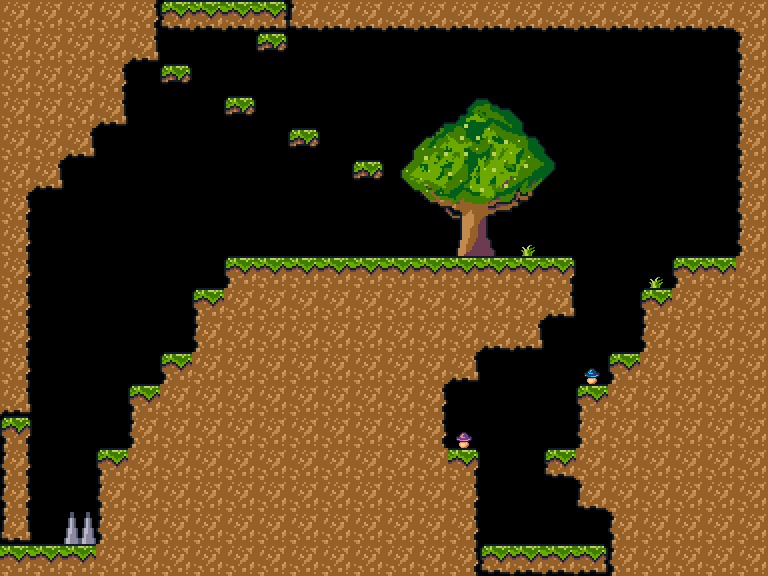

Rendered tile map (Tiled .tmx) drawn with the repository's tilesets; below, a short description and the map source with its tile grids summarised:
An orthogonal 24x18 tile map with 32x32 px tiles, 7 tile layers (platforms, blocks, decorations, hazards, ...) and 6 objects (2x red, playerSpawnLeft, playerSpawnUp, playerSpawnDown, playerSpawn).

<map version="1.5" tiledversion="1.6.0" orientation="orthogonal" renderorder="right-down" width="24" height="18" tilewidth="32" tileheight="32" infinite="0" nextlayerid="10" nextobjectid="8">
 <editorsettings>
  <export target="forestUpDownLeft.json" format="json" />
 </editorsettings>
 <tileset firstgid="1" name="forestTileset" tilewidth="32" tileheight="32" tilecount="144" columns="12">
  <image source="forestTileset.png" width="384" height="384" />
  <tile id="0">
   <properties>
    <property name="collides" type="bool" value="true" />
   </properties>
  </tile>
  <tile id="1">
   <properties>
    <property name="collides" type="bool" value="true" />
   </properties>
  </tile>
  <tile id="2">
   <properties>
    <property name="collides" type="bool" value="true" />
   </properties>
  </tile>
  <tile id="3">
   <properties>
    <property name="collides" type="bool" value="true" />
   </properties>
  </tile>
  <tile id="12">
   <properties>
    <property name="collides" type="bool" value="true" />
   </properties>
  </tile>
  <tile id="13">
   <properties>
    <property name="collides" type="bool" value="true" />
   </properties>
  </tile>
  <tile id="14">
   <properties>
    <property name="collides" type="bool" value="true" />
   </properties>
  </tile>
  <tile id="15">
   <properties>
    <property name="collides" type="bool" value="true" />
   </properties>
  </tile>
  <tile id="24">
   <properties>
    <property name="collides" type="bool" value="true" />
   </properties>
  </tile>
  <tile id="25">
   <properties>
    <property name="collides" type="bool" value="true" />
   </properties>
  </tile>
  <tile id="26">
   <properties>
    <property name="collides" type="bool" value="true" />
   </properties>
  </tile>
  <tile id="27">
   <properties>
    <property name="collides" type="bool" value="true" />
   </properties>
  </tile>
  <tile id="36">
   <properties>
    <property name="collides" type="bool" value="true" />
   </properties>
  </tile>
  <tile id="37">
   <properties>
    <property name="collides" type="bool" value="true" />
   </properties>
  </tile>
  <tile id="38">
   <properties>
    <property name="collides" type="bool" value="true" />
   </properties>
  </tile>
  <tile id="39">
   <properties>
    <property name="collides" type="bool" value="true" />
   </properties>
  </tile>
  <tile id="89">
   <properties>
    <property name="collides" type="bool" value="true" />
   </properties>
  </tile>
  <tile id="90">
   <properties>
    <property name="collides" type="bool" value="true" />
   </properties>
  </tile>
  <tile id="91">
   <properties>
    <property name="collides" type="bool" value="true" />
   </properties>
  </tile>
  <tile id="92">
   <properties>
    <property name="collides" type="bool" value="true" />
   </properties>
  </tile>
  <tile id="93">
   <properties>
    <property name="collides" type="bool" value="true" />
   </properties>
  </tile>
 </tileset>
 <layer id="7" name="platforms" width="24" height="18">
  <properties>
   <property name="collides" type="bool" value="true" />
  </properties>
  <data>[432 cells, 9 non-empty, 4 distinct tile ids]</data>
 </layer>
 <layer id="6" name="blocks" width="24" height="18">
  <properties>
   <property name="collides" type="bool" value="true" />
  </properties>
  <data>[432 cells, 218 non-empty, 10 distinct tile ids]</data>
 </layer>
 <layer id="9" name="decorations" width="24" height="18">
  <data>[432 cells, 31 non-empty, 30 distinct tile ids]</data>
 </layer>
 <layer id="8" name="hazards" width="24" height="18">
  <properties>
   <property name="collides" type="bool" value="true" />
  </properties>
  <data>[432 cells, 1 non-empty, 1 distinct tile ids]</data>
 </layer>
 <layer id="5" name="leftDoor" width="24" height="18">
  <properties>
   <property name="collides" type="bool" value="true" />
  </properties>
  <data>[432 cells, 4 non-empty, 3 distinct tile ids]</data>
 </layer>
 <layer id="4" name="downDoor" width="24" height="18">
  <properties>
   <property name="collides" type="bool" value="true" />
  </properties>
  <data>[432 cells, 4 non-empty, 3 distinct tile ids]</data>
 </layer>
 <layer id="1" name="upDoor" width="24" height="18">
  <properties>
   <property name="collides" type="bool" value="true" />
  </properties>
  <data>[432 cells, 4 non-empty, 3 distinct tile ids]</data>
 </layer>
 <objectgroup id="3" name="playerSpawns">
  <object id="1" name="playerSpawnLeft" x="0" y="512">
   <point />
  </object>
  <object id="2" name="playerSpawnUp" x="192" y="0">
   <point />
  </object>
  <object id="3" name="playerSpawnDown" x="512" y="544">
   <point />
  </object>
  <object id="4" name="playerSpawn" x="160" y="320">
   <point />
  </object>
 </objectgroup>
 <objectgroup id="2" name="enemySpawns">
  <object id="5" name="red" x="288" y="224">
   <polyline points="0,0 256,0" />
  </object>
  <object id="6" name="red" x="672" y="224">
   <point />
  </object>
 </objectgroup>
</map>
